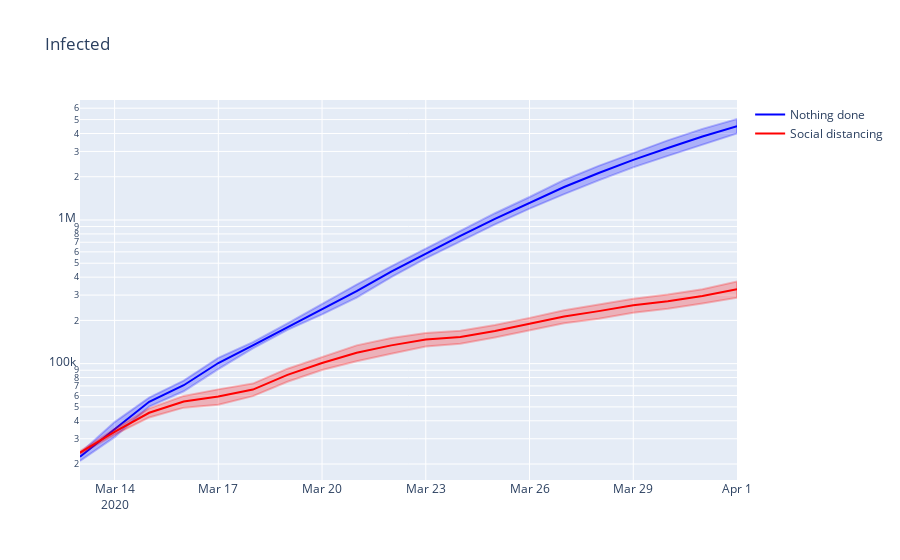

Notebook code for this chart:
### Code cell
plot([
        (saved_stats.get_metric('infected'), 'Nothing done'),
        (stats_isolation.get_metric('infected'), 'Social distancing'),
    ], 'Infected', True, stop=90)
